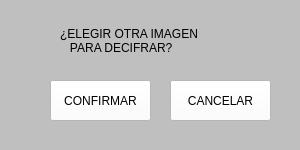
<?xml version="1.0" encoding="UTF-8"?>
<ui version="4.0">
 <class>MainWindow</class>
 <widget class="QMainWindow" name="MainWindow">
  <property name="geometry">
   <rect>
    <x>0</x>
    <y>0</y>
    <width>300</width>
    <height>150</height>
   </rect>
  </property>
  <property name="minimumSize">
   <size>
    <width>200</width>
    <height>150</height>
   </size>
  </property>
  <property name="maximumSize">
   <size>
    <width>300</width>
    <height>150</height>
   </size>
  </property>
  <property name="windowTitle">
   <string>MODIFICAR</string>
  </property>
  <property name="styleSheet">
   <string notr="true">
background-color: rgb(191, 191, 191);</string>
  </property>
  <widget class="QWidget" name="centralwidget">
   <widget class="QLabel" name="label_2">
    <property name="geometry">
     <rect>
      <x>60</x>
      <y>20</y>
      <width>191</width>
      <height>41</height>
     </rect>
    </property>
    <property name="styleSheet">
     <string notr="true">font: 10pt &quot;MS Shell Dlg 2&quot;;</string>
    </property>
    <property name="text">
     <string>¿ELEGIR OTRA IMAGEN 
   PARA DECIFRAR?</string>
    </property>
   </widget>
   <widget class="QPushButton" name="decifrarnew">
    <property name="geometry">
     <rect>
      <x>50</x>
      <y>80</y>
      <width>101</width>
      <height>41</height>
     </rect>
    </property>
    <property name="cursor">
     <cursorShape>PointingHandCursor</cursorShape>
    </property>
    <property name="styleSheet">
     <string notr="true">background-color: rgb(255, 255, 255);
font: 10pt &quot;MS Shell Dlg 2&quot;;

</string>
    </property>
    <property name="text">
     <string>CONFIRMAR</string>
    </property>
   </widget>
   <widget class="QPushButton" name="cancelar">
    <property name="geometry">
     <rect>
      <x>170</x>
      <y>80</y>
      <width>101</width>
      <height>41</height>
     </rect>
    </property>
    <property name="cursor">
     <cursorShape>PointingHandCursor</cursorShape>
    </property>
    <property name="styleSheet">
     <string notr="true">background-color: rgb(255, 255, 255);
font: 10pt &quot;MS Shell Dlg 2&quot;;

</string>
    </property>
    <property name="text">
     <string>CANCELAR</string>
    </property>
   </widget>
  </widget>
  <widget class="QStatusBar" name="statusbar"/>
 </widget>
 <resources/>
 <connections/>
</ui>
